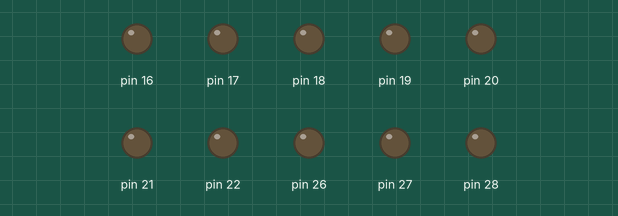
A program run on a simulated MicroPython board. On the bench: output pins drawn as LEDs (lit = HIGH).

Above: at 0.05 s.
At 0.2 s:
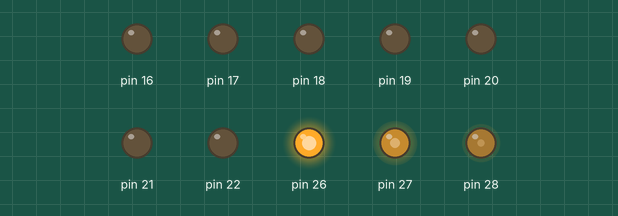
At 0.35 s:
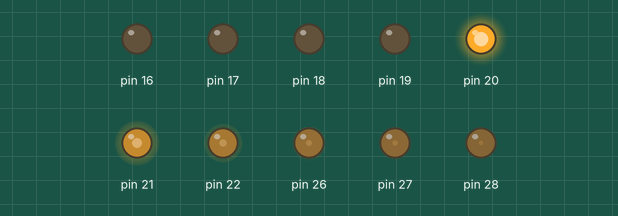
At 0.65 s:
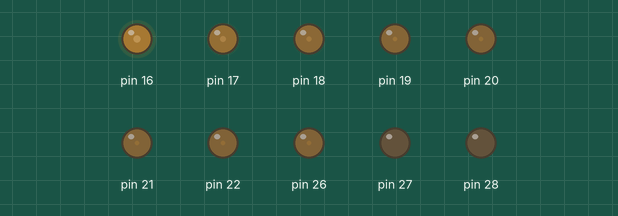
At 1.15 s:
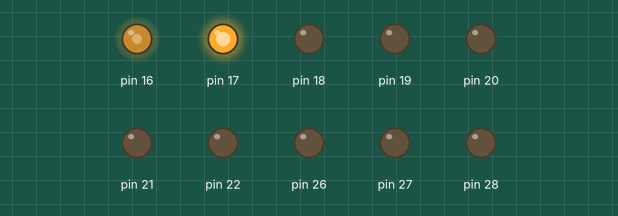
At 1.65 s:
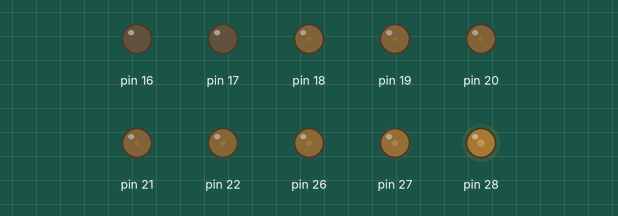
Timing chart, 0 to 4.6 s (numbered marks = the images above):
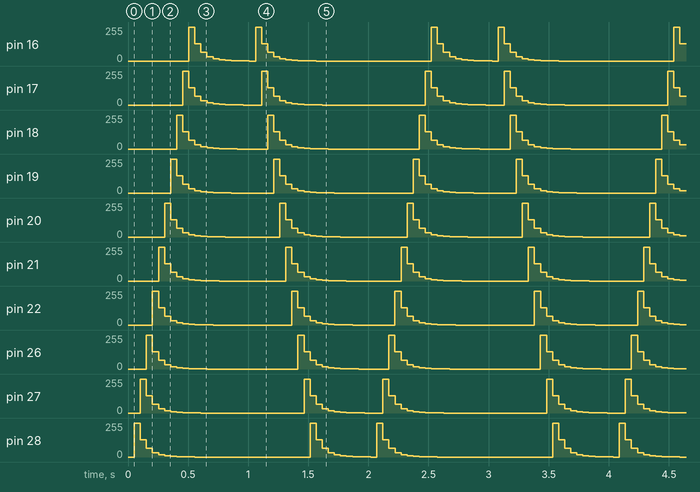

The program:

04.2_FlowingLight.py
```python
from machine import Pin,PWM
from pwm import myPWM
import time

mypwm = myPWM(16, 17, 18, 19, 20, 21, 22, 26, 27, 28)
chns = [0, 1, 2, 3, 4, 5, 6, 7, 8, 9]
dutys = [0, 0, 0, 0, 0, 0, 0, 0, 0, 0, 65535, 32768, 16384, 8192, 4096, 2048, 1024, 512, 256, 128, 0, 0, 0, 0, 0, 0, 0, 0, 0, 0]
delayTimes = 50

try:
    while True:
        for i in range(0, 20):
            for j in range(0, 10):
                mypwm.ledcWrite(chns[j], dutys[i+j])
            time.sleep_ms(delayTimes)

        for i in range(0, 20):
            for j in range(0, 10):
                mypwm.ledcWrite(chns[9 -j], dutys[i+j])
            time.sleep_ms(delayTimes)
except:
    mypwm.deinit()
```

pwm.py
```python
from machine import Pin,PWM


class myPWM():
    def __init__(self, pwm0: int=16, pwm1: int=17, pwm2: int=18, pwm3: int=19, pwm4: int=20, pwm5: int=21, pwm6: int=22, pwm7: int=26, pwm8: int=27, pwm9: int=28, freq_num: int=10000):
        self._pwm0 = PWM(Pin(pwm0))
        self._pwm0.freq(freq_num)
        self._pwm1 = PWM(Pin(pwm1))
        self._pwm1.freq(freq_num)
        self._pwm2 = PWM(Pin(pwm2))
        self._pwm2.freq(freq_num)
        self._pwm3 = PWM(Pin(pwm3))
        self._pwm3.freq(freq_num)
        self._pwm4 = PWM(Pin(pwm4))
        self._pwm4.freq(freq_num)
        self._pwm5 = PWM(Pin(pwm5))
        self._pwm5.freq(freq_num)
        self._pwm6 = PWM(Pin(pwm6))
        self._pwm6.freq(freq_num)
        self._pwm7 = PWM(Pin(pwm7))
        self._pwm7.freq(freq_num)
        self._pwm8 = PWM(Pin(pwm8))
        self._pwm8.freq(freq_num)
        self._pwm9 = PWM(Pin(pwm9))
        self._pwm9.freq(freq_num)

    def ledcWrite(self,chn,value):
        if chn == 0:
            self._pwm0.duty_u16(value)
        elif chn == 1:
            self._pwm1.duty_u16(value)
        elif chn == 2:
            self._pwm2.duty_u16(value)
        elif chn == 3:
            self._pwm3.duty_u16(value)
        elif chn == 4:
            self._pwm4.duty_u16(value)
        elif chn == 5:
            self._pwm5.duty_u16(value)
        elif chn == 6:
            self._pwm6.duty_u16(value)
        elif chn == 7:
            self._pwm7.duty_u16(value)
        elif chn == 8:
            self._pwm8.duty_u16(value)
        elif chn == 9:
            self._pwm9.duty_u16(value)


    def deinit(self):
        self._pwm0.deinit()
        self._pwm1.deinit()
        self._pwm2.deinit()
        self._pwm3.deinit()
        self._pwm4.deinit()
        self._pwm5.deinit()
        self._pwm6.deinit()
        self._pwm7.deinit()
        self._pwm8.deinit()
        self._pwm9.deinit()
```
